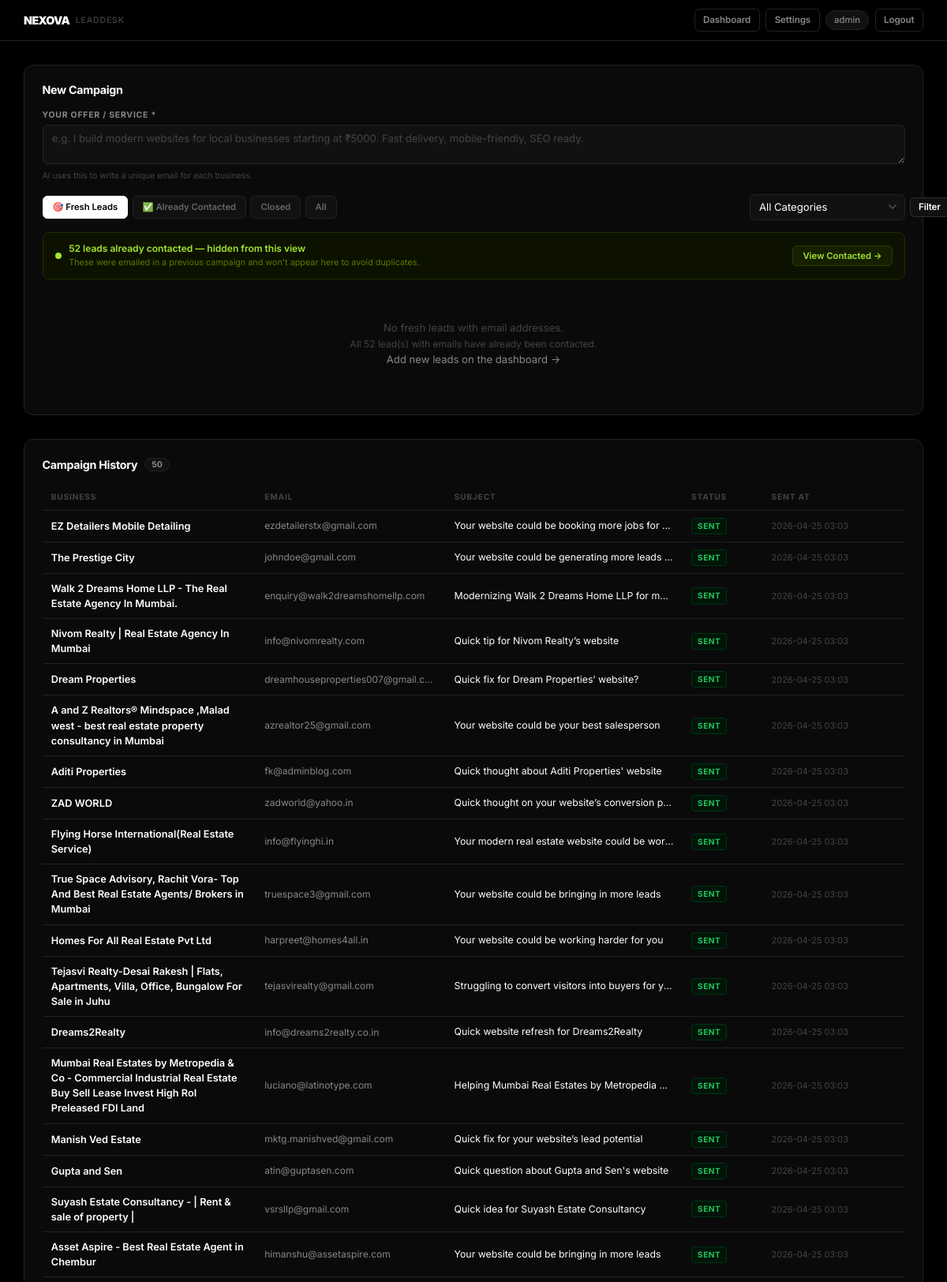
/campaign (signed in, upper part), run on the app's committed database.
### tables this page shows
CREATE TABLE campaign_logs (
        id       INTEGER PRIMARY KEY AUTOINCREMENT,
        lead_id  INTEGER NOT NULL,
        email    TEXT    NOT NULL,
        subject  TEXT    NOT NULL,
        body     TEXT    NOT NULL,
        status   TEXT    NOT NULL DEFAULT 'sent',
        sent_at  TEXT    NOT NULL
    );

CREATE TABLE leads (
        id            INTEGER PRIMARY KEY AUTOINCREMENT,
        business_name TEXT    NOT NULL,
        phone         TEXT    NOT NULL UNIQUE,
        email         TEXT    UNIQUE,
        website       TEXT,
        category      TEXT    NOT NULL DEFAULT 'Other',
        notes         TEXT,
        status        TEXT    NOT NULL DEFAULT 'New',
        assigned_to   TEXT    NOT NULL,
        date_added    TEXT    NOT NULL
    );

### app.py (the view)
@app.route("/campaign")
@login_required
def campaign():
    db       = get_db()
    config   = load_config()
    category = request.args.get("category", "")
    status_param = request.args.get("status", "New").strip()
    status = status_param if status_param else "New"
    q, p = "SELECT * FROM leads WHERE email IS NOT NULL AND email!=''", []
    if category: q += " AND category=?"; p.append(category)
    if status != "all": q += " AND status=?"; p.append(status)
    q += " ORDER BY id DESC"
    leads = db.execute(q, p).fetchall()
    base_q, base_p = "SELECT COUNT(*) FROM leads WHERE email IS NOT NULL AND email!=''", []
    if category:
        base_q += " AND category=?"; base_p.append(category)
    total_with_email  = db.execute(base_q, base_p).fetchone()[0]
    contacted_count   = db.execute(
        base_q.replace("COUNT(*)", "COUNT(*)") +
        " AND status='Contacted'", base_p).fetchone()[0]
    logs = db.execute("""
        SELECT cl.*, l.business_name FROM campaign_logs cl
        JOIN leads l ON cl.lead_id=l.id
        ORDER BY cl.id DESC LIMIT 50
    """).fetchall()
    return render_template("campaign.html",
        leads=leads, logs=logs, config=config,
        categories=CATEGORIES, statuses=STATUSES,
        current_user=session["user"],
        active_category=category, active_status=status,
        total_with_email=total_with_email,
        contacted_count=contacted_count)

### app.py (called while the page is built)
def load_config():
    if os.path.exists(CONFIG_PATH):
        with open(CONFIG_PATH) as f:
            return json.load(f)
    return {}

def get_db():
    if "db" not in g:
        g.db = sqlite3.connect(DB_PATH)
        g.db.row_factory = sqlite3.Row
    return g.db

def login_required(f):
    @wraps(f)
    def decorated(*args, **kwargs):
        if "user" not in session:
            return redirect(url_for("login"))
        return f(*args, **kwargs)
    return decorated

### templates/campaign.html (shortened to what this page needs)
<!DOCTYPE html>
<html lang="en">
<head>
  <link rel="stylesheet" href="{{ url_for('static', filename='style.css') }}" />
</head>
<body>
  <nav class="topnav">
    <div class="topnav-brand">
      <span class="brand-name">NEXOVA</span>
      <span class="brand-sub">LeadDesk</span>
    </div>
    <div class="topnav-right">
      <a href="{{ url_for('dashboard') }}" class="btn btn-ghost btn-sm">Dashboard</a>
      <a href="{{ url_for('settings') }}" class="btn btn-ghost btn-sm">Settings</a>
      <span class="nav-user">{{ current_user }}</span>
      <a href="{{ url_for('logout') }}" class="btn btn-ghost btn-sm">Logout</a>
    </div>
  </nav>
  <div class="page-container">
    <section class="card">
      <h2 class="section-title">New Campaign</h2>
      <div class="form-group" style="margin-bottom:1rem;">
        <label>Your Offer / Service *</label>
        <textarea id="offerText" rows="2"
          placeholder="e.g. I build modern websites for local businesses starting at ₹5000. Fast delivery, mobile-friendly, SEO ready."></textarea>
        <span class="field-hint">AI uses this to write a unique email for each business.</span>
      </div>
      <div style="margin-bottom:1rem;">
        <div style="display:flex;align-items:center;justify-content:space-between;flex-wrap:wrap;gap:0.75rem;">
          <div class="filter-tabs">
            <a href="{{ url_for('campaign', category=active_category, status='New') }}"
               class="filter-tab {% if active_status=='New' %}active{% endif %}">
              🎯 Fresh Leads
            </a>
            <a href="{{ url_for('campaign', category=active_category, status='Contacted') }}"
               class="filter-tab {% if active_status=='Contacted' %}active-contacted{% endif %}">
              ✅ Already Contacted
            </a>
            <a href="{{ url_for('campaign', category=active_category, status='Closed') }}"
               class="filter-tab {% if active_status=='Closed' %}active{% endif %}">
              Closed
            </a>
            <a href="{{ url_for('campaign', category=active_category, status='all') }}"
               class="filter-tab {% if active_status=='all' %}active{% endif %}">
              All
            </a>
          </div>
          <form method="GET" action="{{ url_for('campaign') }}">
            <div style="display:flex;gap:0.4rem;align-items:center;">
              <select name="category" class="filter-select" style="min-width:140px;">
                <option value="">All Categories</option>
              </select>
              <button type="submit" class="btn btn-secondary btn-sm">Filter</button>
            </div>
          </form>
        </div>
      </div>
      {% if active_status == 'New' and contacted_count > 0 %}
      <div class="contacted-banner">
        <div class="contacted-banner-left">
          <div class="contacted-dot"></div>
          <div>
            <div class="contacted-banner-text">{{ contacted_count }} lead{{ 's' if contacted_count != 1 }} already contacted — hidden from this view</div>
            <div class="contacted-banner-sub">These were emailed in a previous campaign and won't appear here to avoid duplicates.</div>
          </div>
        </div>
        <a href="{{ url_for('campaign', category=active_category, status='Contacted') }}" class="view-all-link">View Contacted →</a>
      </div>
      {% endif %}
      {% if leads %}
      <div class="table-wrap" style="margin-bottom:1rem;">
        <table>
          <thead>
            <tr>
              <th><input type="checkbox" id="selectAll" title="Select all fresh leads" /></th>
              <th>Business</th>
              <th>Email</th>
              <th>Category</th>
              <th>Status</th>
              <th>Notes</th>
            </tr>
          </thead>
          <tbody>
            {% for lead in leads %}
            <tr class="{% if lead.status == 'Contacted' or lead.status == 'Closed' %}row-contacted{% endif %}">
              <td>
                {% if lead.status == 'Contacted' or lead.status == 'Closed' %}
                  <input type="checkbox" class="lead-cb" value="{{ lead.id }}" disabled title="Already contacted" />
                {% else %}
                  <input type="checkbox" class="lead-cb" value="{{ lead.id }}" />
                {% endif %}
              </td>
              <td class="td-name">{{ lead.business_name }}</td>
              <td class="td-email">{{ lead.email }}</td>
              <td><span class="tag tag-cat">{{ lead.category }}</span></td>
              <td>
                {% if lead.status == 'Contacted' %}
                  <span class="pill-contacted">Contacted</span>
                {% elif lead.status == 'Closed' %}
                  <span class="pill-closed">Closed</span>
                {% else %}
                  <span class="pill-new">New</span>
                {% endif %}
              </td>
              <td style="color:var(--text-muted);font-size:0.78rem;">{{ lead.notes or '—' }}</td>
            </tr>
            {% endfor %}
          </tbody>
        </table>
      </div>
      <div style="display:flex;align-items:center;gap:1rem;flex-wrap:wrap;">
        <button id="generateBtn" class="btn btn-primary">Generate Emails with AI</button>
        <span id="selCount" style="font-size:0.8rem;color:var(--text-muted);">0 leads selected</span>
      </div>
      {% else %}
      <div class="empty-state">
        {% if active_status == 'New' %}
          No fresh leads with email addresses.
          {% if contacted_count > 0 %}
            <br /><span style="font-size:0.8rem;">All {{ contacted_count }} lead(s) with emails have already been contacted.</span>
          {% endif %}
          <br /><a href="{{ url_for('dashboard') }}" style="color:var(--text-muted);">Add new leads on the dashboard →</a>
        {% elif active_status == 'Contacted' %}
          No contacted leads yet. Send your first campaign!
        {% else %}
          No leads with email addresses for this filter.<br />
          <a href="{{ url_for('dashboard') }}" style="color:var(--text-muted);">Add leads with emails on the dashboard →</a>
        {% endif %}
      </div>
      {% endif %}
    </section>
    {% if logs %}
    <section class="card">
      <h2 class="section-title">Campaign History <span class="badge">{{ logs|length }}</span></h2>
      <div class="table-wrap">
        <table>
          <thead>
            <tr>
              <th>Business</th>
              <th>Email</th>
              <th>Subject</th>
              <th>Status</th>
              <th>Sent At</th>
            </tr>
          </thead>
          <tbody>
            {% for log in logs %}
            <tr>
              <td class="td-name">{{ log.business_name }}</td>
              <td class="td-email">{{ log.email }}</td>
              <td style="max-width:200px;overflow:hidden;text-overflow:ellipsis;white-space:nowrap;font-size:0.82rem;">
                {{ log.subject }}</td>
              <td>
                <span class="tag tag-status {% if log.status=='sent' %}tag-closed{% else %}tag-fail{% endif %}">
                  {{ log.status }}
                </span>
              </td>
              <td class="td-date">{{ log.sent_at }}</td>
            </tr>
            {% endfor %}
          </tbody>
        </table>
      </div>
    </section>
    {% endif %}
  </div>
</body>
</html>

### templates/campaign.html (style rules this page uses)
.contacted-banner { display: flex; align-items: center; justify-content: space-between; gap: 1rem; background: #0d1200; border: 1px solid #1e2e00; border-radius: 8px; padding: 0.75rem 1rem; margin-bottom: 1rem; flex-wrap: wrap; }
.contacted-banner-left { display: flex; align-items: center; gap: 0.65rem; }
.contacted-dot { width: 8px; height: 8px; border-radius: 50%; background: #a3e635; flex-shrink: 0; }
.contacted-banner-text { font-size: 0.8rem; font-weight: 600; color: #a3e635; }
.contacted-banner-sub { font-size: 0.72rem; color: #5a7a00; margin-top: 1px; }
.view-all-link { font-size: 0.75rem; font-weight: 600; color: #a3e635; border: 1px solid #2a4000; background: #162000; padding: 4px 12px; border-radius: 6px; text-decoration: none; transition: all 0.12s; white-space: nowrap; }
.filter-tabs { display: flex; gap: 0.35rem; flex-wrap: wrap; }
.filter-tab { font-size: 0.75rem; font-weight: 600; padding: 5px 12px; border-radius: 6px; border: 1px solid #222; background: #111; color: #666; cursor: pointer; text-decoration: none; transition: all 0.12s; white-space: nowrap; }
.filter-tab.active { background: #fff; color: #000; border-color: #fff; }

### data on the page
campaign_logs: business_name "EZ Detailers Mobile Detailing", email "ezdetailerstx@gmail.com", subject "Your website could be booking more jobs for…", status "SENT", sent_at "2026-04-25 03:03"
campaign_logs: business_name "The Prestige City", email "johndoe@gmail.com", subject "Your website could be generating more leads…", status "SENT", sent_at "2026-04-25 03:03"
campaign_logs: business_name "Walk 2 Dreams Home LLP - The Real Estate Agency In Mumbai.", email "enquiry@walk2dreamshomellp.com", subject "Modernizing Walk 2 Dreams Home LLP for m…", status "SENT", sent_at "2026-04-25 03:03"
campaign_logs: business_name "Nivom Realty | Real Estate Agency In Mumbai", email "info@nivomrealty.com", subject "Quick tip for Nivom Realty’s website", status "SENT", sent_at "2026-04-25 03:03"
campaign_logs: business_name "Dream Properties", email "dreamhouseproperties007@gmail.c…", subject "Quick fix for Dream Properties’ website?", status "SENT", sent_at "2026-04-25 03:03"
campaign_logs: business_name "A and Z Realtors® Mindspace ,Malad west - best real estate property consultancy in Mumbai", email "azrealtor25@gmail.com", subject "Your website could be your best salesperson", status "SENT", sent_at "2026-04-25 03:03"
campaign_logs: business_name "Aditi Properties", email "fk@adminblog.com", subject "Quick thought about Aditi Properties' website", status "SENT", sent_at "2026-04-25 03:03"
campaign_logs: business_name "ZAD WORLD", email "zadworld@yahoo.in", subject "Quick thought on your website’s conversion p…", status "SENT", sent_at "2026-04-25 03:03"
campaign_logs: business_name "Flying Horse International(Real Estate Service)", email "info@flyinghi.in", subject "Your modern real estate website could be wor…", status "SENT", sent_at "2026-04-25 03:03"
campaign_logs: business_name "True Space Advisory, Rachit Vora- Top And Best Real Estate Agents/ Brokers in Mumbai", email "truespace3@gmail.com", subject "Your website could be bringing in more leads", status "SENT", sent_at "2026-04-25 03:03"
campaign_logs: business_name "Homes For All Real Estate Pvt Ltd", email "harpreet@homes4all.in", subject "Your website could be working harder for you", status "SENT", sent_at "2026-04-25 03:03"
campaign_logs: business_name "Tejasvi Realty-Desai Rakesh | Flats, Apartments, Villa, Office, Bungalow For Sale in Juhu", email "tejasvirealty@gmail.com", subject "Struggling to convert visitors into buyers for y…", status "SENT", sent_at "2026-04-25 03:03"
campaign_logs: business_name "Dreams2Realty", email "info@dreams2realty.co.in", subject "Quick website refresh for Dreams2Realty", status "SENT", sent_at "2026-04-25 03:03"
campaign_logs: business_name "Mumbai Real Estates by Metropedia & Co - Commercial Industrial Real Estate Buy Sell Lease Invest High RoI Preleased FDI Land", email "luciano@latinotype.com", subject "Helping Mumbai Real Estates by Metropedia &…", status "SENT", sent_at "2026-04-25 03:03"
campaign_logs: business_name "Manish Ved Estate", email "mktg.manishved@gmail.com", subject "Quick fix for your website’s lead potential", status "SENT", sent_at "2026-04-25 03:03"
campaign_logs: business_name "Gupta and Sen", email "atin@guptasen.com", subject "Quick question about Gupta and Sen's website", status "SENT", sent_at "2026-04-25 03:03"
campaign_logs: business_name "Suyash Estate Consultancy - | Rent & sale of property |", email "vsrsllp@gmail.com", subject "Quick idea for Suyash Estate Consultancy", status "SENT", sent_at "2026-04-25 03:03"
campaign_logs: business_name "Asset Aspire - Best Real Estate Agent in Chembur", email "himanshu@assetaspire.com", subject "Your website could be bringing in more leads", status "SENT", sent_at "2026-04-25 03:03"

### other printed values
{{ current_user }} "admin"
{{ contacted_count }} "52"
{{ 's' if contacted_count != 1 }} "s"
{{ logs|length }} "50"
